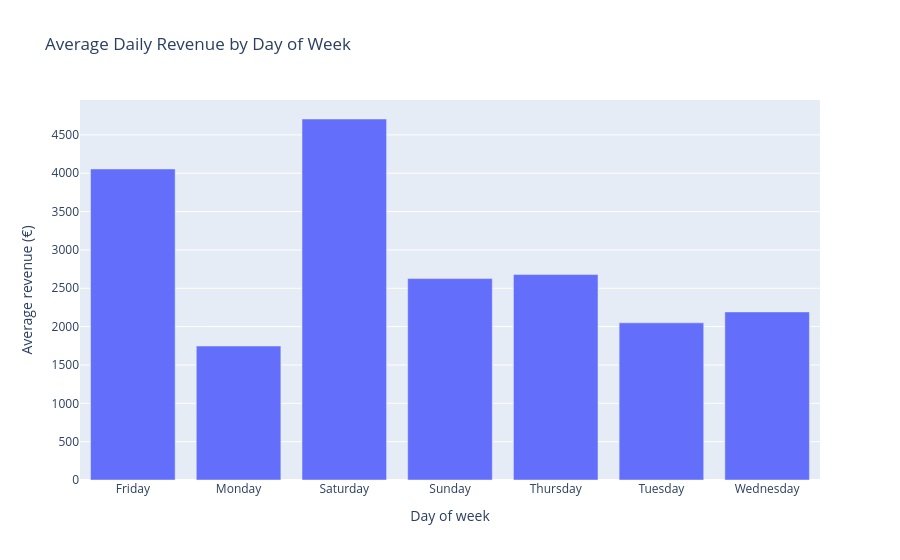

Write notebook code for a chart like this one.
### Code cell
import plotly.express as px

weekday_revenue = (
    daily_revenue_df
    .groupby("day_of_week", as_index=False)["revenue"]
    .mean()
)

fig = px.bar(
    weekday_revenue,
    x="day_of_week",
    y="revenue",
    title="Average Daily Revenue by Day of Week",
    labels={
        "day_of_week": "Day of week",
        "revenue": "Average revenue (€)"
    }
)

fig.show()

### Figure 1 — Plotly figure (JSON) as saved in the notebook; plotly's stock layout.template omitted (floating-point values rounded to 4 significant figures)
{"data": [{"hovertemplate": "Day of week=%{x}<br>Average revenue (€)=%{y}<extra></extra>", "legendgroup": "", "marker": {"color": "#636efa", "pattern": {"shape": ""}}, "name": "", "orientation": "v", "showlegend": false, "textposition": "auto", "type": "bar", "x": ["Friday", "Monday", "Saturday", "Sunday", "Thursday", "Tuesday", "Wednesday"], "xaxis": "x", "y": [4056.0, 1747.0, 4707.0, 2627.0, 2679.0, 2049.0, 2192.0], "yaxis": "y"}], "layout": {"barmode": "relative", "legend": {"tracegroupgap": 0}, "title": {"text": "Average Daily Revenue by Day of Week"}, "xaxis": {"anchor": "y", "domain": [0, 1], "title": {"text": "Day of week"}}, "yaxis": {"anchor": "x", "domain": [0, 1], "title": {"text": "Average revenue (€)"}}}}
